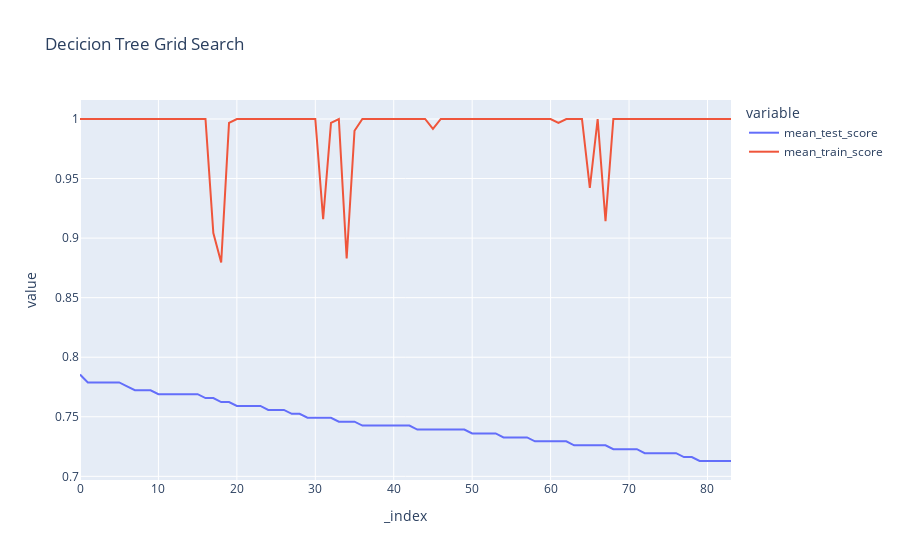

This figure's notebook cell:
### Code cell
px.line(grid_tree_results,
        y=['mean_test_score','mean_train_score'],
        title='Decicion Tree Grid Search', 
        hover_data=['param_criterion', 'param_splitter', 'param_max_depth'])

### Figure 1 — Plotly figure (JSON) as saved in the notebook; plotly's stock layout.template omitted (floating-point values rounded to 4 significant figures; data arrays with more than 128 entries replaced by an {"elided": "..."} marker saying what was removed)
{"data": [{"customdata": {"elided": "84x3 mixed values"}, "hovertemplate": "variable=mean_test_score<br>_index=%{x}<br>value=%{y}<br>param_criterion=%{customdata[0]}<br>param_splitter=%{customdata[1]}<br>param_max_depth=%{customdata[2]}<extra></extra>", "legendgroup": "mean_test_score", "line": {"color": "#636efa", "dash": "solid"}, "marker": {"symbol": "circle"}, "mode": "lines", "name": "mean_test_score", "orientation": "v", "showlegend": true, "type": "scatter", "x": [0, 1, 2, 3, 4, 5, 6, 7, 8, 9, 10, 11, 12, 13, 14, 15, 16, 17, 18, 19, 20, 21, 22, 23, 24, 25, 26, 27, 28, 29, 30, 31, 32, 33, 34, 35, 36, 37, 38, 39, 40, 41, 42, 43, 44, 45, 46, 47, 48, 49, 50, 51, 52, 53, 54, 55, 56, 57, 58, 59, 60, 61, 62, 63, 64, 65, 66, 67, 68, 69, 70, 71, 72, 73, 74, 75, 76, 77, 78, 79, 80, 81, 82, 83], "xaxis": "x", "y": [0.7855, 0.7789, 0.7789, 0.7789, 0.7789, 0.7789, 0.7756, 0.7723, 0.7723, 0.7723, 0.769, 0.769, 0.769, 0.769, 0.769, 0.769, 0.7657, 0.7657, 0.7624, 0.7624, 0.7591, 0.7591, 0.7591, 0.7591, 0.7558, 0.7558, 0.7558, 0.7525, 0.7525, 0.7492, 0.7492, 0.7492, 0.7492, 0.7459, 0.7459, 0.7459, 0.7426, 0.7426, 0.7426, 0.7426, 0.7426, 0.7426, 0.7426, 0.7393, 0.7393, 0.7393, 0.7393, 0.7393, 0.7393, 0.7393, 0.736, 0.736, 0.736, 0.736, 0.7327, 0.7327, 0.7327, 0.7327, 0.7294, 0.7294, 0.7294, 0.7294, 0.7294, 0.7261, 0.7261, 0.7261, 0.7261, 0.7261, 0.7228, 0.7228, 0.7228, 0.7228, 0.7195, 0.7195, 0.7195, 0.7195, 0.7195, 0.7162, 0.7162, 0.7129, 0.7129, 0.7129, 0.7129, 0.7129], "yaxis": "y"}, {"customdata": {"elided": "84x3 mixed values"}, "hovertemplate": "variable=mean_train_score<br>_index=%{x}<br>value=%{y}<br>param_criterion=%{customdata[0]}<br>param_splitter=%{customdata[1]}<br>param_max_depth=%{customdata[2]}<extra></extra>", "legendgroup": "mean_train_score", "line": {"color": "#EF553B", "dash": "solid"}, "marker": {"symbol": "circle"}, "mode": "lines", "name": "mean_train_score", "orientation": "v", "showlegend": true, "type": "scatter", "x": [0, 1, 2, 3, 4, 5, 6, 7, 8, 9, 10, 11, 12, 13, 14, 15, 16, 17, 18, 19, 20, 21, 22, 23, 24, 25, 26, 27, 28, 29, 30, 31, 32, 33, 34, 35, 36, 37, 38, 39, 40, 41, 42, 43, 44, 45, 46, 47, 48, 49, 50, 51, 52, 53, 54, 55, 56, 57, 58, 59, 60, 61, 62, 63, 64, 65, 66, 67, 68, 69, 70, 71, 72, 73, 74, 75, 76, 77, 78, 79, 80, 81, 82, 83], "xaxis": "x", "y": [1, 1, 1, 1, 1, 1, 1, 1, 1, 1, 1, 1, 1, 1, 1, 1, 1, 0.9043, 0.8795, 0.9967, 1, 1, 1, 1, 1, 1, 1, 1, 1, 1, 1, 0.9158, 0.9967, 1, 0.8828, 0.9901, 1, 1, 1, 1, 1, 1, 1, 1, 1, 0.9917, 1, 1, 1, 1, 1, 1, 1, 1, 1, 1, 1, 1, 1, 1, 1, 0.9967, 1, 1, 1, 0.9422, 1, 0.9142, 1, 1, 1, 1, 1, 1, 1, 1, 1, 1, 1, 1, 1, 1, 1, 1], "yaxis": "y"}], "layout": {"legend": {"title": {"text": "variable"}, "tracegroupgap": 0}, "title": {"text": "Decicion Tree Grid Search"}, "xaxis": {"anchor": "y", "domain": [0, 1], "title": {"text": "_index"}}, "yaxis": {"anchor": "x", "domain": [0, 1], "title": {"text": "value"}}}}
